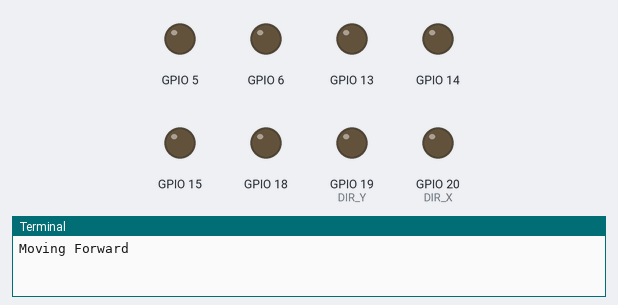
A program run on a simulated Raspberry Pi (BCM pin numbers). On the bench: output pins drawn as LEDs (lit = HIGH), the last lines printed to the terminal. Pins used as bus, display or sensor lines are not drawn.

Above: at 0.1 s.
At 93.1 s:
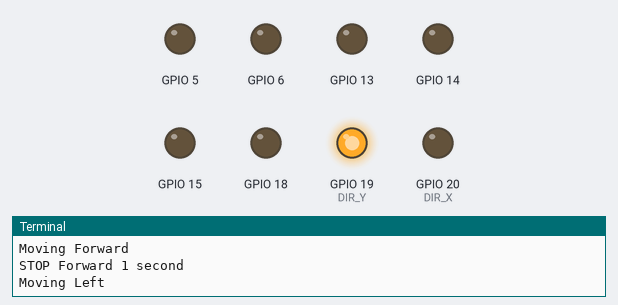
Timing chart, 0 to 94.6 s (numbered marks = the images above):
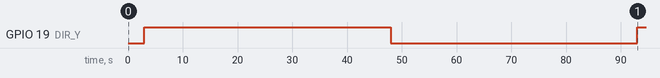

The program:

version2_full_3.py
```python
from time import sleep
import pigpio
import sys
from time import sleep


DIR_X= 20     # Direction GPIO Pin
DIR_Y = 19

STEP_X = 21    # Step GPIO Pin
STEP_Y = 26

SWITCH = 16  # GPIO pin of switch


# Connect to pigpiod daemon
pi_x = pigpio.pi()
pi_y = pigpio.pi()

# Set up pins as an output
pi_x.set_mode(DIR_X, pigpio.OUTPUT)
pi_x.set_mode(STEP_X, pigpio.OUTPUT)

pi_y.set_mode(DIR_Y, pigpio.OUTPUT)
pi_y.set_mode(STEP_Y, pigpio.OUTPUT)

# Set up input switch
pi_x.set_mode(SWITCH, pigpio.INPUT)
pi_x.set_pull_up_down(SWITCH, pigpio.PUD_UP)

pi_y.set_mode(SWITCH, pigpio.INPUT)
pi_y.set_pull_up_down(SWITCH, pigpio.PUD_UP)


MODE_X = (14, 15, 18)   # Microstep Resolution GPIO Pins
MODE_Y = (5, 6, 13)

RESOLUTION = {'Full': (0, 0, 0),
              'Half': (1, 0, 0),
              '1/4': (0, 1, 0),
              '1/8': (1, 1, 0),
              '1/16': (0, 0, 1),
              '1/32': (1, 0, 1)}


#dir_x = sys.argv[1]
#dir_y = sys.argv[2]


for i in range(3):
    pi_x.write(MODE_X[i], RESOLUTION['Full'][i])
    pi_y.write(MODE_Y[i], RESOLUTION['Full'][i])


# Set duty cycle and frequency
pi_x.set_PWM_dutycycle(STEP_X, 200)  # PWM 1/2 On 1/2 Off
pi_x.set_PWM_frequency(STEP_X, 1250)  # 500 pulses per second

pi_y.set_PWM_dutycycle(STEP_Y, 200)  # PWM 1/2 On 1/2 Off
pi_y.set_PWM_frequency(STEP_Y, 1250)  # 500 pulses


def move_x():
	pi_x.set_PWM_dutycycle(STEP_X, 200)  # PWM 1/2 On 1/2 Off
        pi_x.set_PWM_frequency(STEP_X, 1250)

        pi_y.set_PWM_dutycycle(STEP_Y, 0)  # PWM 1/2 On 1/2 Off
        pi_y.set_PWM_frequency(STEP_Y, 0)  # 500 pulses

def stop_x():
	pi_x.set_PWM_dutycycle(STEP_X,0)
        pi_x.set_PWM_frequency(STEP_X,0)

def stop_y():
        pi_y.set_PWM_dutycycle(STEP_Y,0)
        pi_y.set_PWM_frequency(STEP_Y,0)

def move_y():
	pi_x.set_PWM_dutycycle(STEP_X, 0)  # PWM 1/2 On 1/2 Off
        pi_x.set_PWM_frequency(STEP_X, 0)

        pi_y.set_PWM_dutycycle(STEP_Y, 200)  # PWM 1/2 On 1/2 Off
        pi_y.set_PWM_frequency(STEP_Y, 1250)  # 500 pulses


def a():
	move_x()


try:
    while True:
        #pi_x.write(DIR_X,int(sys.argv[1]))  # Set direction
	#pi_y.write(DIR_Y,int(sys.argv[2]))

	#if dir_x == 'forward' and dir_y =='left':
	pi_x.write(DIR_X,0)
        move_x()
        print("Moving Forward")
        sleep(2)
        stop_x()
        print("STOP Forward 1 second")
        sleep(1)
	for i in range(7):
		move_y()
	        pi_y.write(DIR_Y,1)
	        print("Moving Left")
	        sleep(5)
	        stop_y()
	        print("STOP LEFT 1 second")
	        sleep(1)
	stop_x()
	stop_y()

        pi_x.write(DIR_X,0)
        move_x()
        print("Moving Forward")
        sleep(2)
        stop_x()
        print("STOP Forward 1 second")
        sleep(1)
        for i in range(7):
                move_y()
                pi_y.write(DIR_Y,0)
                print("Moving Right")
                sleep(5)
                stop_y()
                print("STOP LEFT 1 second")
                sleep(1)
        stop_x()
        stop_y()

except KeyboardInterrupt:
    print ("\nCtrl-C pressed.  Stopping PIGPIO and exiting...")
finally:
    pi_x.set_PWM_dutycycle(STEP_X, 0)  # PWM off
    pi_x.stop()
    pi_y.set_PWM_dutycycle(STEP_Y, 0)  # PWM off
    pi_y.stop()
```

Measured:
- by itself, GPIO 19 (DIR_Y): LOW → HIGH at 3.0 s, → LOW 45.0 s later, → HIGH 45.0 s later
